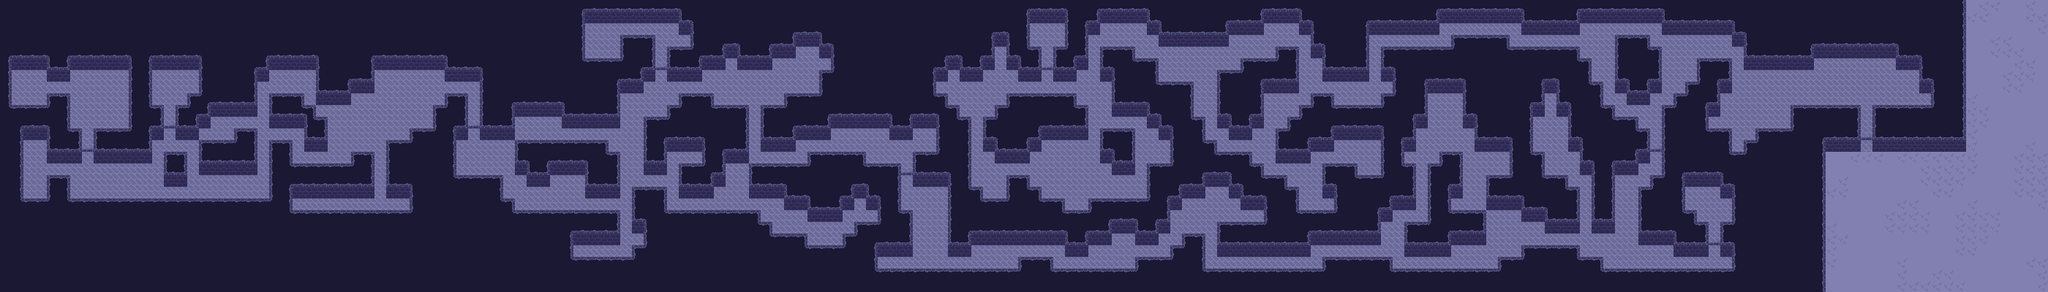

The image is a tile-based game level rendered from a .tmx file. Its description and source (layers, tilesets, objects; grid data summarised) follow:
An orthogonal 175x25 tile map with 16x16 px tiles, 2 tile layers (Default, Second).

<map version="1.4" tiledversion="1.4.3" orientation="orthogonal" renderorder="right-down" width="175" height="25" tilewidth="16" tileheight="16" infinite="0" nextlayerid="3" nextobjectid="1">
 <tileset firstgid="1" source="stronger together.tsx" />
 <layer id="1" name="Default" width="175" height="25">
  <data>[4375 cells, 4375 non-empty, 8 distinct tile ids]</data>
 </layer>
 <layer id="2" name="Second" width="175" height="25">
  <data>[4375 cells, 458 non-empty, 7 distinct tile ids]</data>
 </layer>
</map>
